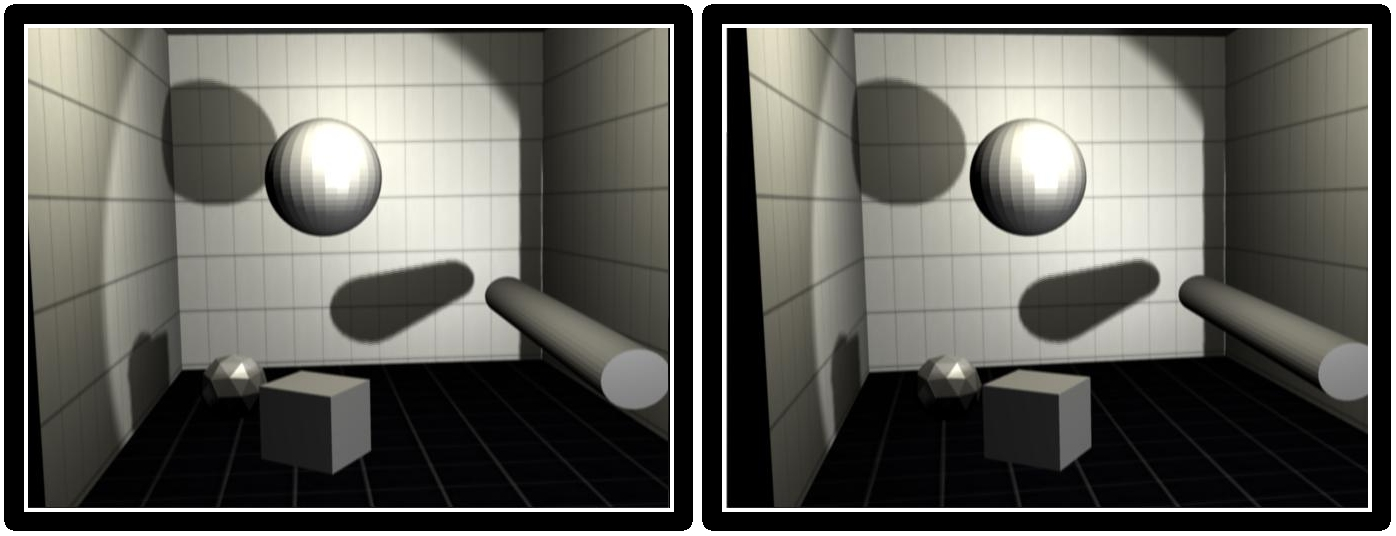
#> input picture ответы/data/stereo2.jpeg, 1396 x 536 px
$ jupyter execute b_12.ipynb
#> lines starting #> are read from the running program, lines starting #| are printed output that depends on the picture
1. Опишите  схему  метода  "мешок  слов"  в  контексте  распознавания  и
классификации  изображений.  Каким  образом  вычисление  признаков
фрагментов  и  расчёт  LBP  (Local  Binary  Patterns)  способствует  улучшению
точности распознавания? Приведите примеры использования этих методов в
современных системах распознавания.
2. Используйте OpenCV для реализации алгоритма, который строит трехмерную
модель объекта на основе стереопары изображений.

[cell 1]
import cv2
import numpy as np
import matplotlib.pyplot as plt

stereo_img = cv2.imread("./data/stereo2.jpeg", cv2.IMREAD_GRAYSCALE)
#> stereo_img: shape (536, 1396); min 0, max 255, mean 94.4

height, width = stereo_img.shape
#> height = 536; width = 1396
left_img = stereo_img[:, :width // 2]
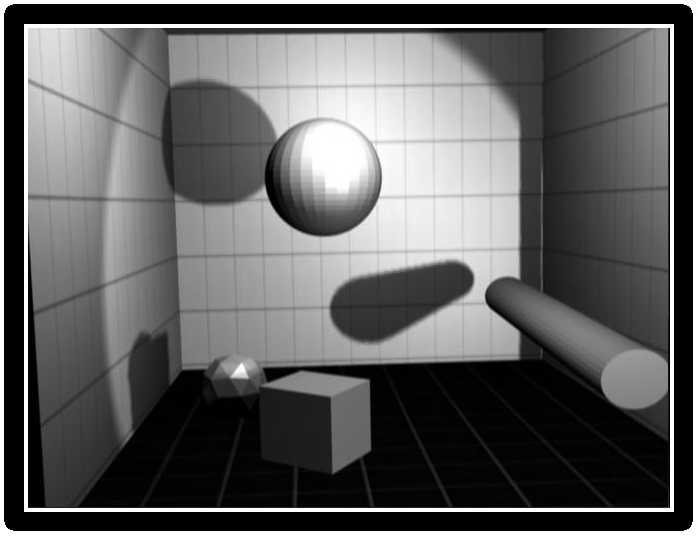
#> left_img: shape (536, 698); min 0, max 255, mean 96.9
right_img = stereo_img[:, width // 2:]
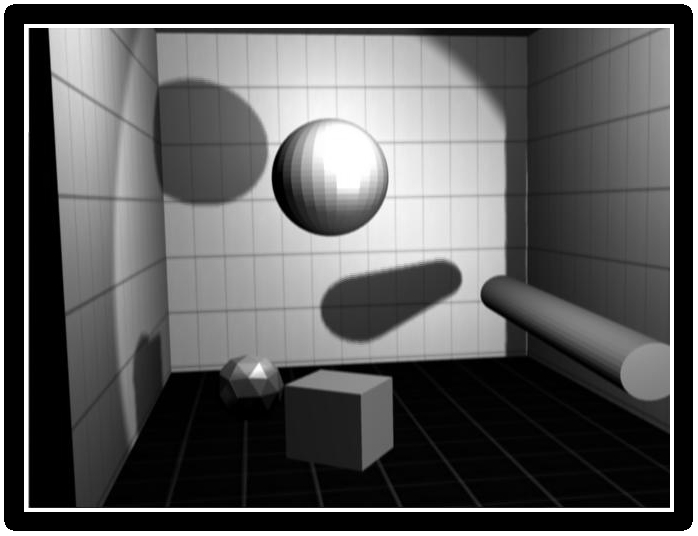
#> right_img: shape (536, 698); min 0, max 255, mean 92

stereo = cv2.StereoBM_create()
disparity = stereo.compute(left_img, right_img)
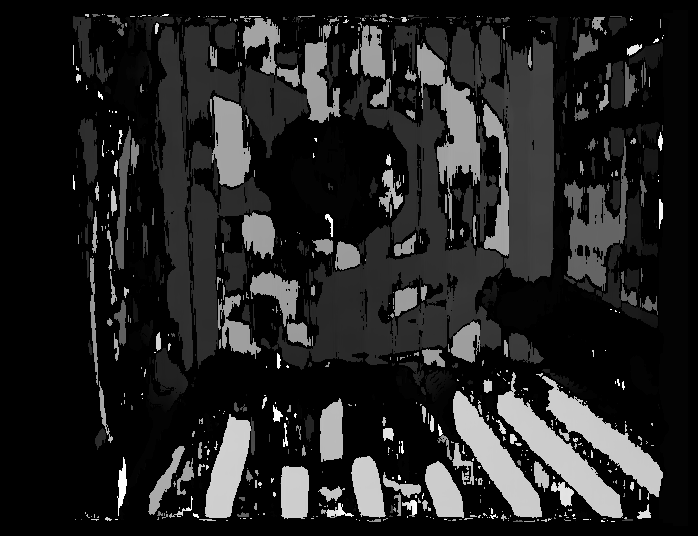
#> disparity: shape (536, 698) int16; min -16, max 1008, mean 127.2; drawn with min black and max white

plt.imshow(disparity, cmap='plasma')
plt.colorbar()
plt.show()
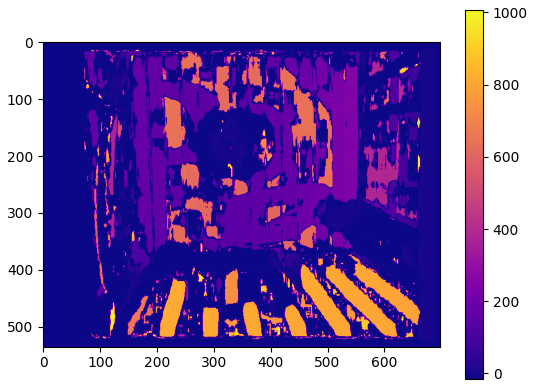
#> figure drawn by matplotlib, 2 panels
